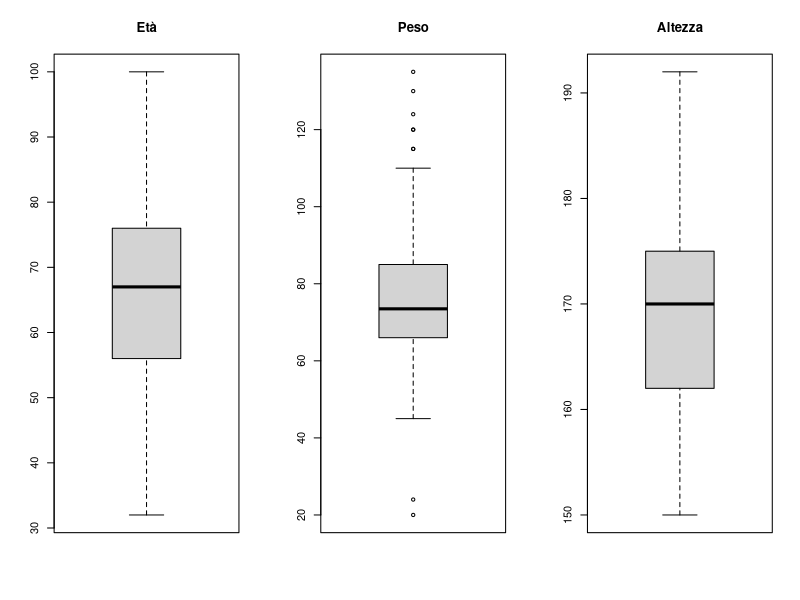
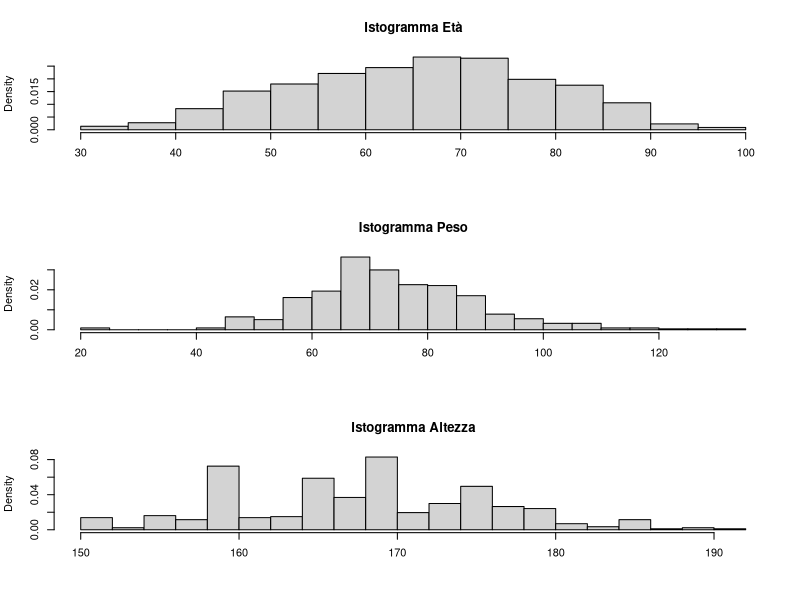
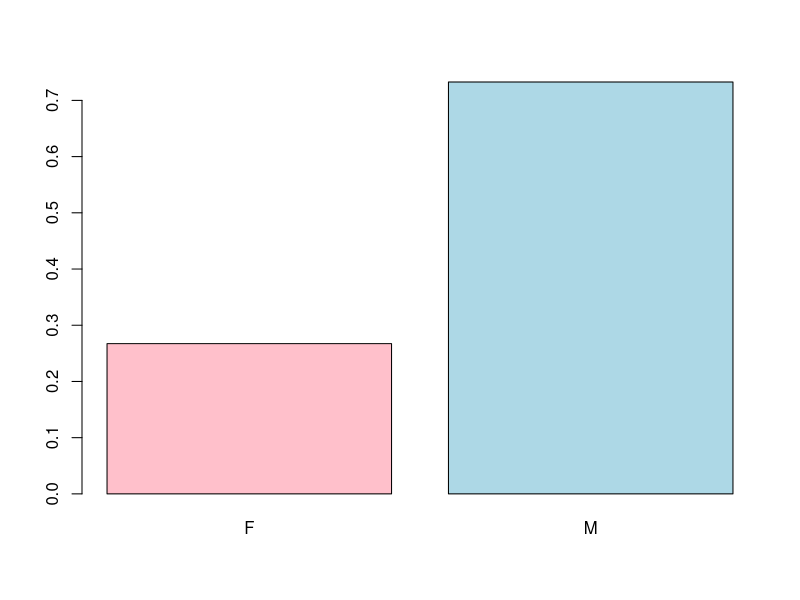
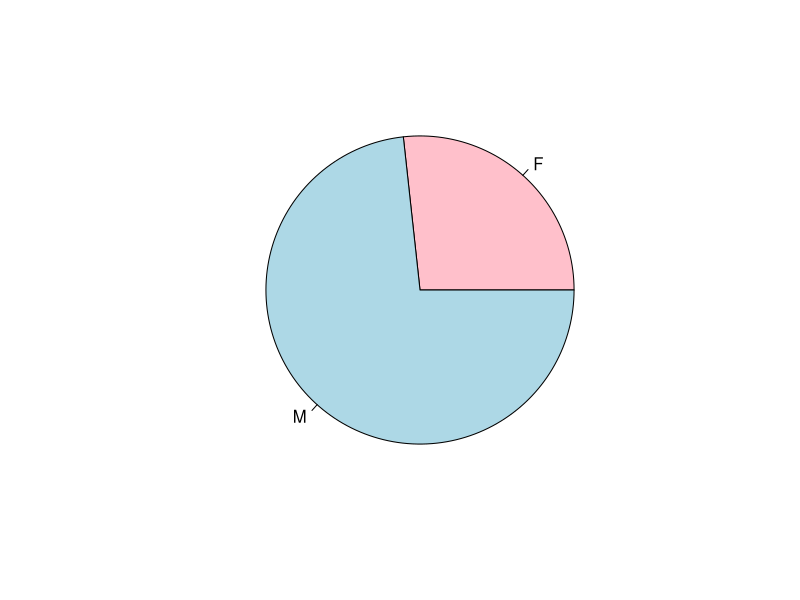

Here is the R script that generated these plots, in order:
###############################################################
##################    CORSO DI STATISTICA    ##################
################## per INGEGNERIA MATEMATICA ##################
###############################################################

###############################################################
#########               LABORATORIO 1               ###########
#########                 ESERCIZI                  ###########
###############################################################

# 1 ESERCIZIO
# Importare i dati di anagrafica.txt.
# I dati consistono in osservazioni di 4 variabili:
#    ETA
#    PESO
#    ALTEZZA
#    SESSO ( 1 = femmina, 2 = maschio )
# che rappresentano l'età, il peso, l'altezza e il sesso di pazienti
# ammessi a diversi reparti di ospedali della Lombardia con una diagnosi di infarto

#  selezionare e condurre un'analisi
#  descrittiva delle variabili quantitative:
#  a) ETA'
#  b) PESO
#  c) ALTEZZA
#  Commentare i risultati alla luce di quanto osservato.

rm(list=ls())
graphics.off()

# importo il dataset
anagrafica = read.table("anagrafica.txt", header=TRUE)

head(anagrafica)

anagrafica = anagrafica[,1:3]

# summary delle variabili di interesse
summary(anagrafica$ETA)

summary(anagrafica$PESO)

summary(anagrafica$ALTEZZA)

# boxplot delle variabili
dev.new()
par(mfrow=c(1,3))
boxplot(anagrafica$ETA,
        main="Età")
boxplot(anagrafica$PESO,
        main="Peso")
boxplot(anagrafica$ALTEZZA,
        main="Altezza")

# istogramma con il numero corretto di intervalli
ndati = nrow(anagrafica)
dev.new()
par(mfrow=c(3,1))
hist(anagrafica$ETA,
     probability = T,
     main="Istogramma Età", xlab = "", 
     breaks = floor(sqrt(ndati)) )
hist(anagrafica$PESO,
     probability = T,
     main="Istogramma Peso", xlab="",
     breaks = floor(sqrt(ndati)))
hist(anagrafica$ALTEZZA,
     probability = T,
     main="Istogramma Altezza", xlab="",
     breaks = floor(sqrt(ndati)))



# 2 ESERCIZIO
# Importare i dati di anagrafica.txt.
# I dati consistono in osservazioni di 4 variabili:
#    ETA
#    PESO
#    ALTEZZA
#    SESSO ( 1 = femmina, 2 = maschio )
# che rappresentano l'età, il peso, l'altezza e il sesso di pazienti
# ammessi a diversi reparti di ospedali della Lombardia con una diagnosi di infarto

# Condurre analisi descrittiva della variabile categorica SESSO.
# Commentare i risultati alla luce di quanto osservato

rm(list=ls())
graphics.off()

# importo il dataset
anagrafica = read.table("anagrafica.txt", header=TRUE)

head(anagrafica)

sesso = anagrafica[,4]
sesso[which(sesso==1)] = "F"
sesso[which(sesso==2)] = "M"
class(sesso)

sesso = factor(sesso)
summary(sesso)

freq_ass = table(sesso)
freq_ass

freq_rel = freq_ass / length(sesso) # oppure prop.table(freq_ass)
freq_rel

dev.new()
barplot(freq_rel, col=c("pink","lightblue"))

dev.new()
pie(freq_rel, col=c("pink","lightblue"))
